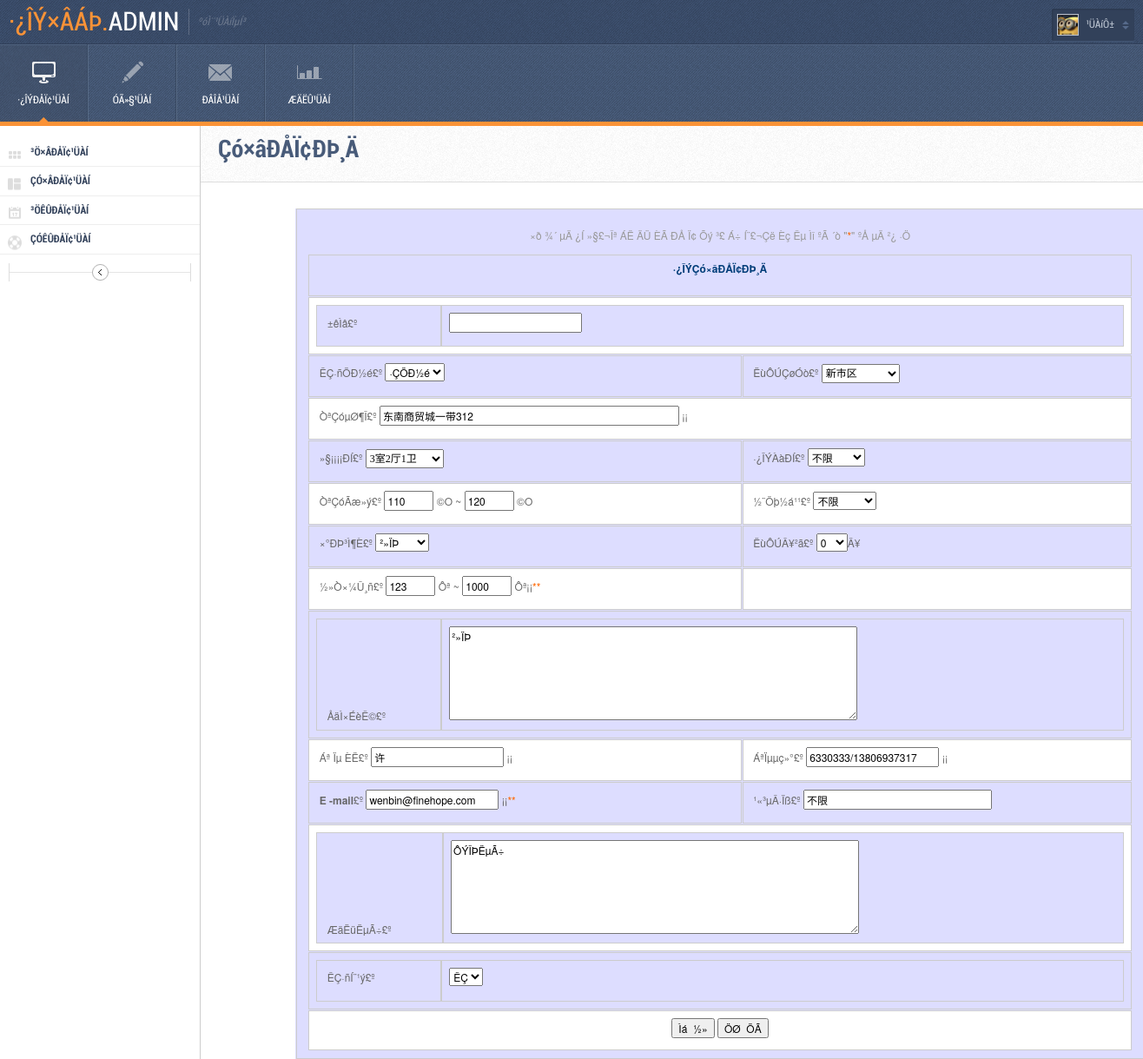
Page /admin/changehire.php?id=154 on the committed database.
### tables this page shows
CREATE TABLE `house_hire` (
  `id` int(11) NOT NULL auto_increment,
  `bh` varchar(20) default NULL,
  `qy` varchar(10) default NULL,
  `address` varchar(50) default NULL,
  `hx` varchar(20) default NULL,
  `wylx` varchar(20) default NULL,
  `min_area` varchar(20) default NULL,
  `max_area` varchar(20) default NULL,
  `jg` varchar(20) default NULL,
  `zxcd` varchar(20) default NULL,
  `do_floor` varchar(20) default NULL,
  `min_pay` varchar(20) default NULL,
  `max_pay` varchar(20) default NULL,
  `pb` longtext,
  `tel` varchar(50) default NULL,
  `man` varchar(50) default NULL,
  `email` varchar(50) default NULL,
  `house_ms` longtext,
  `date` date default NULL,
  `bus` varchar(50) default NULL,
  `pass` varchar(2) default NULL,
  `zj` varchar(6) default NULL,
  `user_id` varchar(30) default NULL,
  `click` int(11) default NULL,
  `zj_id` varchar(30) default NULL,
  PRIMARY KEY  (`id`)
);

### admin/changehire.php (the view, shortened to what this page needs)
<?php
$sql="select * from house_hire where id=$id";
 $res=mysql_query($sql);
$rs=mysql_fetch_array($res);
?>
<!DOCTYPE html PUBLIC "-//W3C//DTD XHTML 1.0 Transitional//EN" "http://www.w3.org/TR/xhtml1/DTD/xhtml1-transitional.dtd">
<html xmlns="http://www.w3.org/1999/xhtml">
<head>
<link rel="stylesheet" href="../css/table.css">
<link rel="stylesheet" href="css/style.default.css" type="text/css" />
    <link rel="stylesheet" href="css.css" type="text/css">
<body class="withvernav">
<div class="bodywrapper">
    <div class="topheader">
        <div class="left">
            <h1 class="logo">·¿ÎÝ×âÁÞ.<span>Admin</span></h1>
            <span class="slogan">ºóÌ¨¹ÜÀíÏµÍ³</span>
            <br clear="all" />
        </div>
        <div class="right">
            <div class="userinfo">
              <img src="images/thumbs/avatar.png" alt="" />
                <span>¹ÜÀíÔ±</span>
            </div>
        </div>
    </div>
    <div class="header">
      <ul class="headermenu">
            <li class="current"><a href="elements.php"><span class="icon icon-flatscreen"></span>·¿ÎÝÐÅÏ¢¹ÜÀí</a></li>
            <li><a href="manageblog.php"><span class="icon icon-pencil"></span>ÓÃ»§¹ÜÀí</a></li>
            <li><a href="messages.php"><span class="icon icon-message"></span>ÐÂÎÅ¹ÜÀí</a></li>
            <li><a href="reports.php"><span class="icon icon-chart"></span>ÆäËû¹ÜÀí</a></li>
        </ul>
    </div>
    <div class="vernav2 iconmenu">
        <ul>
            <li><a href="elements.php" class="elements">³ö×âÐÅÏ¢¹ÜÀí</a></li>
            <li><a href="widgets.php" class="widgets">Çó×âÐÅÏ¢¹ÜÀí</a></li>
            <li><a href="calendar.php" class="calendar">³öÊÛÐÅÏ¢¹ÜÀí</a></li>
            <li><a href="support.php" class="support">ÇóÊÛÐÅÏ¢¹ÜÀí</a></li>
        </ul>
        <a class="togglemenu"></a>
        <br /><br />
    </div>
<div class="centercontent">
        <div class="pageheader notab">
            <h1 class="pagetitle">Çó×âÐÅÏ¢ÐÞ¸Ä</h1>
        </div>
        <div style="width: 80%;margin:auto auto;">
      <table width="978" border="0" align="center" cellpadding="0" cellspacing="0" bgcolor="#FFFFFF" style="margin-top: 30px;" >
  <tr align="left" valign="top">
    <td>
      <table width="99%" border="0" align="center" cellpadding="0" cellspacing="0" class="tables" >
        <form enctype="multipart/form-data" name="form2" method="post" action="save_change_hire.php" onsubmit="return checkdata()">
          <tr>
            <td align="center" valign="top" class="downkuan" >
              <span class="font"><font color="#666666"><br>
              <font color="#999999">×ð ¾´ µÄ ¿Í »§£¬Îª ÁË ÄÜ ÈÃ ÐÅ Ï¢ Õý ³£ Á÷ Í¨£¬Çë Èç Êµ Ìî ºÃ ´ò
              &quot;<font color="#FF6600">*</font>&quot; ºÅ µÄ ²¿ ·Ö</font></font></span><br>
              <br>
              <table width="99%" border="0" align="center" cellpadding="0" cellspacing="1" bgcolor="#CCCCCC" class="xu_kuan" height="30">
                <tr align="left" valign="middle" bgcolor="#FFFFFF">
                  <td height="30" colspan="2" class="font"> <div align="center"><strong><font color="#003D79">·¿ÎÝÇó×âÐÅÏ¢ÐÞ¸Ä</font></strong></div></td>
                </tr>
                <tr align="left" valign="middle" bgcolor="#FFFFFF">
                  <td height="30" colspan="2" class="font"> <table width="100%" border="0" cellspacing="0" cellpadding="0">
                      <tr>
                        <td width="76" height="30" align="left" valign="top" class="odd">&nbsp;±êÌâ£º</td>
                        <td width="495"  class="odd"><input value="<?php echo $rs["head"]?>" type="text" name="head"></td>
                      </tr>
                    </table></td>
                </tr>
                <tr align="left" valign="middle" cl>
                  <td width="305" class="font"><span class="font">&nbsp;ÊÇ·ñÖÐ½é£º</span>
                    <select name="zj" class="textinput" >
                      <option value="·ÇÖÐ½é" selected>·ÇÖÐ½é</option>
                    </select></td>
                  <td width="272" height="30" ><span class="font">&nbsp;ËùÔÚÇøÓò£º</span>
                    <select name="qy" id="qy" style="FONT-SIZE: 9pt; WIDTH: 90px; FONT-FAMILY: ËÎÌå; HEIGHT: 22px" >
                      <option value="<?php echo $rs["qy"]?>" selected><?php echo $rs["qy"]?></option>
                    </select></td>
                </tr>
                <tr align="left" valign="middle" class="odd">
                  <td height="30" colspan="2" class="font">&nbsp;ÒªÇóµØ¶Î£º
                    <input value="<?php echo $rs["address"]?>" name="address" type="text" class="textinput"  size="50" maxlength="50">
                    ¡¡</td>
                </tr>
                <tr align="left" valign="middle">
                  <td width="305" height="30" class="font">&nbsp;»§¡¡¡¡ÐÍ£º
                    <select
        name=hx style="FONT-SIZE: 9pt; WIDTH: 90px; FONT-FAMILY: ËÎÌå; HEIGHT: 22px" >
                      <option value=<?php echo $rs["hx"]?> selected><?php echo $rs["hx"]?></option>
                    </select></td>
                  <td width="272" height="30" class="font" >&nbsp;·¿ÎÝÀàÐÍ£º
                    <select name=wylx class="textinput" >
                      <option value=<?php echo $rs["wylx"]?> selected><?php echo $rs["wylx"]?></option>
                    </select> </td>
                </tr>
                <tr align="left" valign="middle" class="odd">
                  <td width="305" height="30" class="font">&nbsp;ÒªÇóÃæ»ý£º
                    <input value="<?php echo $rs["min_area"]?>" name="min_area" type="text" class="textinput" id="min_area" size="5" maxlength="20">
                    ©O ~
                    <input value="<?php echo $rs["max_area"]?>" name="max_area" type="text" class="textinput" id="max_area" size="5" maxlength="20">
                    ©O</td>
                  <td width="272" height="30" class="font" >&nbsp;½¨Öþ½á¹¹£º
                    <select name="jg" class="textinput" >
                      <option value="<?php echo $rs["jg"]?>" selected><?php echo $rs["jg"]?></option>
                    </select></td>
                </tr>
                <tr align="left" valign="middle" >
                  <td width="305" height="30" class="font">&nbsp;×°ÐÞ³Ì¶È£º
                    <select name="zxcd" class="textinput">
                      <option value="²»ÏÞ" selected>²»ÏÞ</option>
                    </select></td>
                  <td width="272" height="30" class="font" ><span class="font">&nbsp;ËùÔÚÂ¥²ã£º</span>
                    <select name="do_floor" class="textinput">
               <?php
        for($i=0;$i<60;$i++)
        {
        if ($i==$rs["do_floor"])
          {
        ?>
        <option value=<?php echo $rs["do_floor"]?> selected><?php echo $rs["do_floor"]?></option>
        <?php
          }
          else
          {
          ?>
        <option value=<?php echo $i?>><?php echo $i?></option>
                <?php
        }
        }
          ?> </select>Â¥&nbsp;</td>
                </tr>
                <tr align="left" valign="middle" class="odd">
                  <td width="305" height="30" class="font">&nbsp;½»Ò×¼Û¸ñ£º
                    <input value="<?php echo $rs["min_pay"]?>" name="min_pay" type="text" class="textinput" id="min_pay" size="5" maxlength="20" onchange="my()">
                    Ôª ~
                    <input value="<?php echo $rs["max_pay"]?>" name="max_pay" type="text" class="textinput" id="max_pay3" size="5" maxlength="20" >
                    Ôª¡¡<font color="#FF6600">**</font> </td>
                  <td width="272" height="30" class="font" ><span class="font">&nbsp;</span></td>
                </tr>
                <tr align="left" valign="middle" bgcolor="#FFFFFF">
                  <td height="101" colspan="2" class="font"> <table width="100%" border="0" cellspacing="0" cellpadding="0">
                      <tr>
                        <td width="76" height="95" align="left" valign="top" class="font">&nbsp;ÅäÌ×ÉèÊ©£º</td>
                        <td width="495"> <textarea name="pb" cols="70" rows="6" wrap="VIRTUAL" class="textinput">²»ÏÞ</textarea></td>
                      </tr>
                    </table></td>
                </tr>
                <tr align="left" valign="middle" class="odd">
                  <td width="305" height="30" class="font">&nbsp;Áª Ïµ ÈË£º
                    <input value="<?php echo $rs["man"]?>" name="man" type="text" class="textinput" size="20" maxlength="50" >
                    ¡¡</td>
                  <td width="272" height="30" class="font" ><span class="font">&nbsp;ÁªÏµµç»°£º</span>
                    <input value="<?php echo $rs["tel"]?>" name="tel" type="text" class="textinput" size="20" maxlength="50">
                    ¡¡</td>
                </tr>
                <tr align="left" valign="middle">
                  <td width="305" height="30" class="font">&nbsp;<strong>E -mail</strong>£º
                    <input value="<?php echo $rs["email"]?>" name="email" type="text" class="textinput" size="20" maxlength="50" >
                    ¡¡<font color="#FF6600">**</font> </td>
                  <td width="272" height="30" class="font" >&nbsp;¹«³µÂ·Ïß£º
                    <input value="<?php echo $rs["bus"]?>" name="bus" type="text" class="textinput" size="30" maxlength="50">
                  </td>
                </tr>
                <tr align="left" valign="middle" class="odd">
                  <td height="111" colspan="2" class="font"> <table width="100%" border="0" cellspacing="0" cellpadding="0">
                      <tr>
                        <td width="76" height="95" align="left" valign="top" class="font">&nbsp;ÆäËüËµÃ÷£º</td>
                        <td width="495"><textarea name="house_ms" cols="70" rows="6" wrap="VIRTUAL" class="textinput" >ÔÝÎÞËµÃ÷</textarea></td>
                      </tr>
                    </table></td>
                </tr>
                <tr align="left" valign="middle" bgcolor="#FFFFFF">
                  <td height="30" colspan="2" class="font"> <table width="100%" border="0" cellspacing="0" cellpadding="0">
                      <tr>
                        <td width="76" height="30" align="left" valign="top" class="font">&nbsp;ÊÇ·ñÍ¨¹ý£º</td>
                        <td width="495"><select name="pass" class="textinput" >
          <option value="ÊÇ" selected>ÊÇ</option>
        </select></td>
                      </tr>
                    </table></td>
                </tr>
                <tr align="left" valign="middle" bgcolor="#FFFFFF">
                  <td height="28" colspan="2" class="font">
<div align="center">
                      <input type="submit" name="submit" value="Ìá  ½»" class="btn btn-success">
                      <input type="reset" name="Submit4" value="ÖØ  ÖÃ" class="btn btn-info">
                    </div></td>
                </tr>
              </table>
            </td>
          </tr>
        </form>
      </table>
    </td>
  </tr>
</table>
        </div>
    </div>
</div>
</body>
</html>

### css/table.css (style rules this page uses)
tr:nth-child(odd) { background-color: #DDDDFF; }
tr:nth-child(even) { background-color: white; }

### css.css (style rules this page uses)
td { font-size:9pt; line-height:120%; }
body { font-size:9pt;line-height:120%; }
TABLE { FONT-SIZE: 9pt }
A:link { COLOR: #003779; TEXT-DECORATION: none }

### admin/changehire.php (style rules this page uses)
.tables { border-collapse: collapse; width: 100%; font-size: 14px; }
.odd { background-color: #DDDDFF; }
.tables td { border: solid 1px #ccc; padding: 8px; }

### rows in the picture
house_hire: qy "新市区", address "东南商贸城一带312", hx "3室2厅1卫", wylx "不限", min_area "110", max_area "120", jg "不限", do_floor "0", min_pay "123", max_pay "1000", man "许", tel "6330333/13806937317", email "wenbin@finehope.com", bus "不限"
